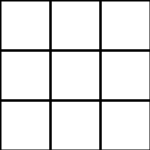
Frame 1 (no input)
Frame 60 (the mouse pressed at the canvas centre just before this capture): identical to frame 1, image omitted
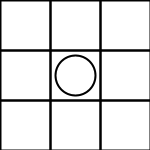
Frame 120 (the mouse held since frame 60 and released just before this capture)

The Processing sketch that drew these frames (run headless with seeded random() and noise(); from frame 60 on, the mouse is pressed at the canvas centre):

// Processing sketch: ticTacToeRemRemastered
// ── ticTacToeRemRemastered.pde
String globalState = "circle";
int rows = 3;
int cols = 3;

Cell[][] cells;

void setup() {
  size(150, 150);
  cells = new Cell[rows][cols];
  for(int i = 0; i < rows; i++) {
    for(int j = 0; j < cols; j++) {
      cells[i][j] = new Cell(j*50, i*50);
    }
  } 
}

void draw() {
  background(255);  
  for(int i = 0; i < rows; i++) {
    for(int j = 0; j < cols; j++) {
      cells[i][j].display();
    }
  }   
  if(loopStates("row", 0) || loopStates("row", 1) || loopStates("row", 2) || loopStates("col", 0) || loopStates("col", 1) || loopStates("col", 2) || loopDiag("diag") 
  || loopDiag("diag2")) {
    noLoop();
  }
}

void mousePressed() {
for(int i = 0; i < rows; i++) {
    for(int j = 0; j < cols; j++) {
      if(cells[i][j].isMouseInside(mouseX, mouseY) && cells[i][j].getUsable()) {
        cells[i][j].setDrawState(globalState);
        cells[i][j].setUsable(false);
        if(globalState.equals("tic")) {
          globalState = "circle";
        } else if(globalState.equals("circle")) {
          globalState = "tic";
        }
      }
    }
  } 
}

boolean loopStates(String loop_, int row_col) {
  if(loop_.equals("row")) {
    if(cells[row_col][0].getDrawState().equals("circle") && cells[row_col][1].getDrawState().equals("circle") && cells[row_col][2].getDrawState().equals("circle")) {
      return true;
    } else if(cells[row_col][0].getDrawState().equals("tic") && cells[row_col][1].getDrawState().equals("tic") && cells[row_col][2].getDrawState().equals("tic")) {
      return true;
    } else {
      return false;
    }  
  } else if(loop_.equals("col")) {
      if(cells[0][row_col].getDrawState().equals("circle") && cells[1][row_col].getDrawState().equals("circle") && cells[2][row_col].getDrawState().equals("circle")) {
        return true;
  }   else if (cells[0][row_col].getDrawState().equals("tic") && cells[1][row_col].getDrawState().equals("tic") && cells[2][row_col].getDrawState().equals("tic")) {
        return true; 
  } else {
    return false;
  }
  } else {
    return false;
  }
}

boolean loopDiag(String traverse_) {
  if(traverse_.equals("diag")) {
    if(cells[0][0].getDrawState().equals("circle") && cells[1][1].getDrawState().equals("circle") && cells[2][2].getDrawState().equals("circle")) {
      return true;
    } else if(cells[0][0].getDrawState().equals("tic") && cells[1][1].getDrawState().equals("tic") && cells[2][2].getDrawState().equals("tic")) {
      return true;
    } else {
      return false;
    }
  } else if(traverse_.equals("diag2")) {
    if(cells[2][0].getDrawState().equals("circle") && cells[1][1].getDrawState().equals("circle") && cells[0][2].getDrawState().equals("circle")) {
      return true;
    } else if(cells[2][0].getDrawState().equals("tic") && cells[1][1].getDrawState().equals("tic") && cells[0][2].getDrawState().equals("tic")) {
      return true;
    } else {
      return false;
    }    
  } else {
    return false;
  }   
}
// ── Cell.pde
class Cell {
  float x;
  float y;
  String drawState; 
  boolean usable;
  float w;
    
  Cell(float x_, float y_) {
    x = x_;
    y = y_;
    usable = true;
    drawState = "";
    w = 50;
  }
  
  void display() {
    if(drawState.equals("tic")) {
      stroke(0);
      strokeWeight(3);
      line(x+7, y+(w*0.5), x+12, y+(w*0.7));
      line(x+12, y+(w*0.7), x+40, y+15);
    } else if(drawState.equals("circle")) {
      fill(255);
      ellipse(x+(w*0.5), y+(w*0.5), 40, 40);
    }
    noFill();
    stroke(0);
    strokeWeight(2);
    rect(x, y, w, w);  
 }
 
   boolean isMouseInside(float mx, float my) {
     if(mx > x && mx < x + w && my > y && my < y + w) {
       return true;
     } else {
       return false;
     }
   }
 
   void setDrawState(String state_) {
     drawState = state_;     
   }
   
   void setUsable(boolean value) {
     usable = value;
   }
   
   boolean getUsable() {
     return usable;
   }
   
   String getDrawState() {
     return drawState;
   }
}
